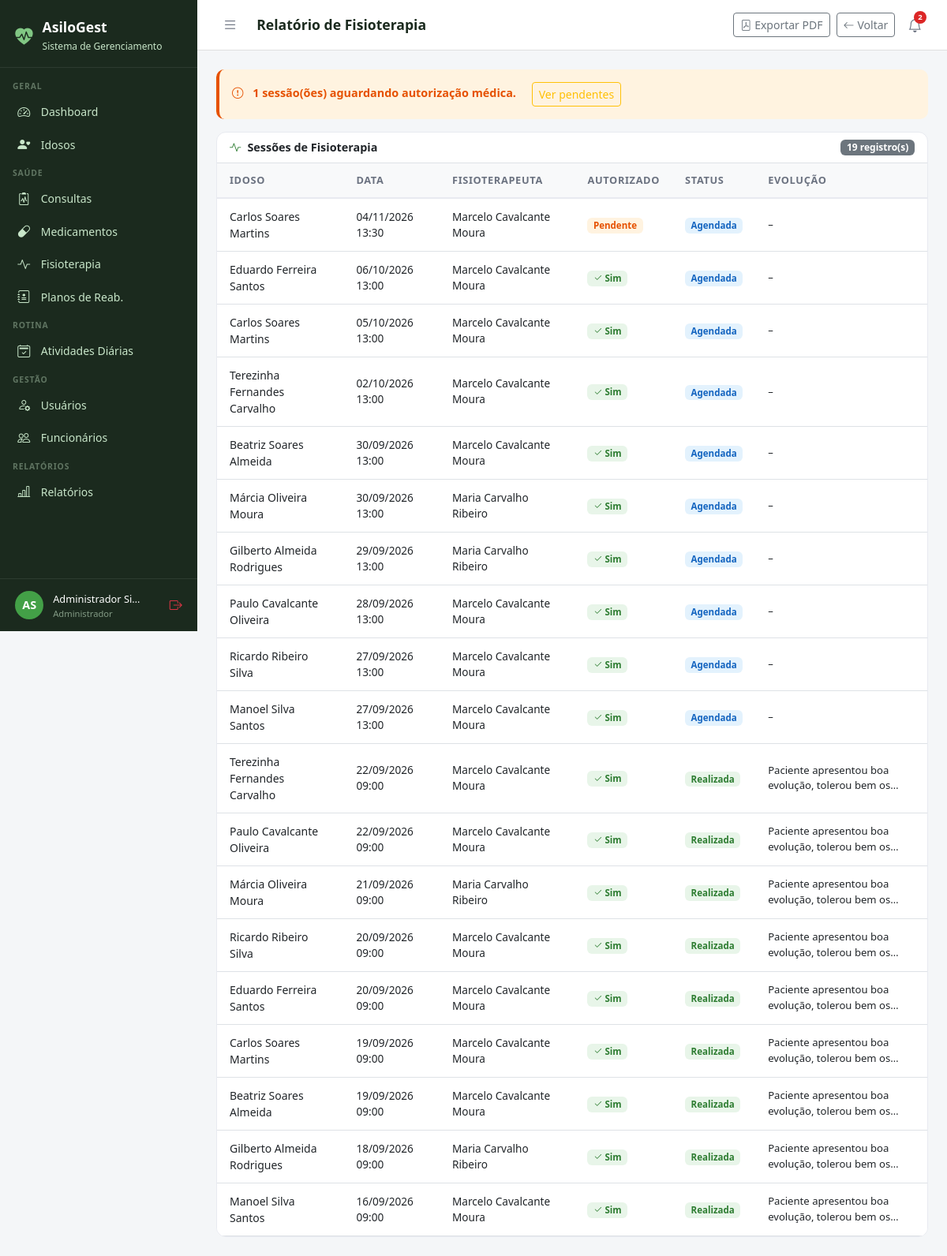
Page /relatorios/fisioterapia/ (signed in) on the committed database.
### core/models.py (models this page shows, shortened)
class Usuario(AbstractUser):
    PERFIL_CHOICES = [
        ('administrador', 'Administrador'),
        ('medico', 'Médico'),
        ('fisioterapeuta', 'Fisioterapeuta'),
        ('enfermeiro', 'Enfermeiro(a)'),
        ('recepcionista', 'Recepcionista'),
        ('familiar', 'Familiar do Idoso'),
    ]
    perfil = models.CharField(
        max_length=20, choices=PERFIL_CHOICES,
        default='recepcionista', verbose_name='Perfil de Acesso'
    )
    telefone = models.CharField(max_length=15, blank=True, verbose_name='Telefone')
    cpf = models.CharField(max_length=14, unique=True, null=True, blank=True, verbose_name='CPF')
    foto = models.ImageField(upload_to='usuarios/', blank=True, null=True, verbose_name='Foto')
    data_nascimento = models.DateField(null=True, blank=True, verbose_name='Data de Nascimento')
    especialidade = models.CharField(
        max_length=100, blank=True, verbose_name='Especialidade',
        help_text='Preencha para Médico ou Fisioterapeuta'
    )
    data_admissao = models.DateField(null=True, blank=True, verbose_name='Data de Admissão')
    primeiro_acesso = models.BooleanField(
        default=True, verbose_name='Primeiro Acesso',
        help_text='Usuário deve definir senha no primeiro login'
    )
    ativo = models.BooleanField(default=True, verbose_name='Ativo')
    criado_em = models.DateTimeField(auto_now_add=True)
    class Meta:
        verbose_name = 'Usuário'
        verbose_name_plural = 'Usuários'
        ordering = ['first_name', 'last_name']
    @property
    def is_administrador(self):
        return self.perfil == 'administrador' or self.is_superuser
    @property
    def is_fisioterapeuta(self):
        return self.perfil == 'fisioterapeuta'
    @property
    def is_familiar(self):
        return self.perfil == 'familiar'
    @property
    def pode_ver_saude(self):
        return (self.is_administrador or self.is_medico
                or self.is_fisioterapeuta or self.is_enfermeiro)
    @property
    def pode_cadastrar_usuarios(self):
        return self.is_administrador or self.is_recepcionista
    @property
    def pode_administrar(self):
        return self.is_administrador

### fisioterapia/models.py (models this page shows, shortened)
class SessaoFisioterapia(models.Model):
    STATUS_CHOICES = [
        ('agendada', 'Agendada'),
        ('realizada', 'Realizada'),
        ('cancelada', 'Cancelada'),
        ('falta', 'Falta do Idoso'),
    ]
    idoso = models.ForeignKey(
        Idoso, on_delete=models.CASCADE, related_name='sessoes_fisio')
    fisioterapeuta = models.ForeignKey(
        Usuario, on_delete=models.SET_NULL, null=True,
        related_name='sessoes_realizadas',
        limit_choices_to={'perfil': 'fisioterapeuta'})
    data_hora = models.DateTimeField(verbose_name='Data e Hora')
    duracao_minutos = models.IntegerField(default=45, verbose_name='Duração (min)')
    status = models.CharField(max_length=10, choices=STATUS_CHOICES, default='agendada')
    objetivo = models.CharField(max_length=200, blank=True, verbose_name='Objetivo da Sessão')
    procedimentos = models.TextField(blank=True, verbose_name='Procedimentos Realizados')
    evolucao = models.TextField(blank=True, verbose_name='Evolução do Paciente')
    observacoes = models.TextField(blank=True)
    autorizada = models.BooleanField(
        default=False, verbose_name='Autorizada pelo Médico',
        help_text='Sessão só pode ser executada após autorização médica.')
    autorizado_por = models.ForeignKey(
        Usuario, on_delete=models.SET_NULL, null=True, blank=True,
        related_name='sessoes_autorizadas',
        limit_choices_to={'perfil': 'medico'},
        verbose_name='Autorizado por')
    data_autorizacao = models.DateTimeField(
        null=True, blank=True, verbose_name='Data da Autorização')
    criado_em = models.DateTimeField(auto_now_add=True)
    class Meta:
        verbose_name = 'Sessão de Fisioterapia'
        verbose_name_plural = 'Sessões de Fisioterapia'
        ordering = ['-data_hora']

### idosos/models.py (models this page shows, shortened)
class Idoso(models.Model):
    SEXO_CHOICES = [('M', 'Masculino'), ('F', 'Feminino')]
    TIPO_SANGUINEO = [('A+','A+'),('A-','A-'),('B+','B+'),('B-','B-'),('AB+','AB+'),('AB-','AB-'),('O+','O+'),('O-','O-')]
    STATUS_CHOICES = [('ativo','Ativo'),('inativo','Inativo'),('internado','Internado'),('falecido','Falecido')]
    nome = models.CharField(max_length=150, verbose_name='Nome Completo')
    data_nascimento = models.DateField(verbose_name='Data de Nascimento')
    sexo = models.CharField(max_length=1, choices=SEXO_CHOICES)
    cpf = models.CharField(max_length=14, unique=True, null=True, blank=True)
    rg = models.CharField(max_length=20, blank=True)
    tipo_sanguineo = models.CharField(max_length=3, choices=TIPO_SANGUINEO, blank=True)
    foto = models.ImageField(upload_to='idosos/', blank=True, null=True)
    status = models.CharField(max_length=10, choices=STATUS_CHOICES, default='ativo')
    endereco = models.CharField(max_length=200, blank=True)
    cidade = models.CharField(max_length=100, blank=True)
    estado = models.CharField(max_length=2, blank=True)
    cep = models.CharField(max_length=9, blank=True)
    alergias = models.TextField(blank=True, verbose_name='Alergias')
    condicoes_medicas = models.TextField(blank=True, verbose_name='Condições Médicas')
    observacoes = models.TextField(blank=True, verbose_name='Observações Gerais')
    data_entrada = models.DateField(verbose_name='Data de Entrada')
    numero_quarto = models.CharField(max_length=10, blank=True, verbose_name='Quarto')
    criado_em = models.DateTimeField(auto_now_add=True)
    atualizado_em = models.DateTimeField(auto_now=True)
    class Meta:
        verbose_name = 'Idoso'
        verbose_name_plural = 'Idosos'
        ordering = ['nome']

### relatorios/views.py (the view)
# urls.py: path('fisioterapia/', views.fisioterapia_relatorio, name='fisioterapia'),
@login_required
@perfil_required('administrador', 'medico', 'fisioterapeuta')
def fisioterapia_relatorio(request):
    from fisioterapia.models import SessaoFisioterapia
    hoje = date.today()
    sessoes = SessaoFisioterapia.objects.select_related(
        'idoso', 'fisioterapeuta', 'autorizado_por'
    ).order_by('-data_hora')[:100]
    pendentes = SessaoFisioterapia.objects.filter(autorizada=False, status='agendada')
    ctx = {'sessoes': sessoes, 'pendentes': pendentes, 'hoje': hoje}
    if request.GET.get('pdf'):
        html = render_to_string('relatorios/pdf/fisioterapia.html', ctx)
        return _pdf_response(html, 'relatorio_fisioterapia.pdf')
    return render(request, 'relatorios/fisioterapia.html', ctx)

### templates/relatorios/fisioterapia.html (shortened to what this page needs)
{% extends 'base.html' %}
{% block page_title %}Relatório de Fisioterapia{% endblock %}
{% block topbar_actions %}
<a href="{% url 'relatorios:fisioterapia' %}?pdf=1" class="btn btn-sm btn-outline-secondary"><i class="bi bi-file-pdf me-1"></i>Exportar PDF</a>
<a href="{% url 'relatorios:lista' %}" class="btn btn-sm btn-outline-secondary"><i class="bi bi-arrow-left me-1"></i>Voltar</a>
{% endblock %}
{% block content %}
{% if pendentes %}
<div class="alert" style="background:#FFF3E0;border-left:4px solid #E65100;color:#E65100;">
  <i class="bi bi-exclamation-circle me-2"></i>
  <strong>{{ pendentes|length }} sessão(ões) aguardando autorização médica.</strong>
  <a href="{% url 'fisioterapia:lista' %}" class="btn btn-sm btn-outline-warning ms-3">Ver pendentes</a>
</div>
{% endif %}
<div class="table-card">
  <div class="d-flex align-items-center justify-content-between px-3 py-2 border-bottom">
    <span style="font-weight:600;font-size:.9rem;"><i class="bi bi-activity me-2" style="color:#2E7D32;"></i>Sessões de Fisioterapia</span>
    <span class="badge bg-secondary">{{ sessoes|length }} registro(s)</span>
  </div>
  <table class="table table-hover">
    <thead><tr><th>Idoso</th><th>Data</th><th>Fisioterapeuta</th><th>Autorizado</th><th>Status</th><th>Evolução</th></tr></thead>
    <tbody>
      {% for s in sessoes %}
      <tr>
        <td style="font-weight:500;font-size:.875rem;">{{ s.idoso.nome }}</td>
        <td style="font-size:.85rem;">{{ s.data_hora|date:"d/m/Y H:i" }}</td>
        <td style="font-size:.85rem;">{{ s.fisioterapeuta.get_full_name|default:"–" }}</td>
        <td>
          {% if s.autorizada %}
            <span class="badge" style="background:#E8F5E9;color:#2E7D32;font-size:.72rem;"><i class="bi bi-check2"></i> Sim</span>
          {% else %}
            <span class="badge" style="background:#FFF3E0;color:#E65100;font-size:.72rem;">Pendente</span>
          {% endif %}
        </td>
        <td><span class="badge" style="font-size:.72rem;{% if s.status == 'realizada' %}background:#E8F5E9;color:#2E7D32;{% elif s.status == 'agendada' %}background:#E3F2FD;color:#1565C0;{% else %}background:#FFEBEE;color:#C62828;{% endif %}">{{ s.get_status_display }}</span></td>
        <td style="font-size:.82rem;">{{ s.evolucao|truncatechars:50|default:"–" }}</td>
      </tr>
      {% empty %}
      <tr><td colspan="6" class="text-center text-muted py-4">Nenhuma sessão encontrada.</td></tr>
      {% endfor %}
    </tbody>
  </table>
</div>
{% endblock %}

### templates/base.html (shortened to what this page needs)
<!DOCTYPE html>
<html lang="pt-br">
<head>
  <link href="https://cdn.jsdelivr.net/npm/bootstrap@5.3.0/dist/css/bootstrap.min.css" rel="stylesheet">
  <link href="https://cdn.jsdelivr.net/npm/bootstrap-icons@1.11.0/font/bootstrap-icons.css" rel="stylesheet">
</head>
<body>
{% if user.is_authenticated %}
<div id="sidebar">
  <div class="sidebar-brand">
    <i class="bi bi-heart-pulse-fill" style="color:#81C784;font-size:1.4rem;"></i>
    <div>
      <h5 style="margin:0;">AsiloGest</h5>
      <small>Sistema de Gerenciamento</small>
    </div>
  </div>
  <nav class="sidebar-nav">
    <div class="nav-section">Geral</div>
    <a href="{% url 'dashboard' %}" class="sidebar-link {% if request.resolver_match.url_name == 'dashboard' %}active{% endif %}">
      <i class="bi bi-speedometer2"></i> Dashboard
    </a>
    <a href="{% url 'idosos:lista' %}" class="sidebar-link">
      <i class="bi bi-person-heart"></i>
      {% if user.is_familiar %}Meus Familiares{% else %}Idosos{% endif %}
    </a>
    {% if user.pode_ver_saude or user.is_familiar %}
    <div class="nav-section">Saúde</div>
    <a href="{% url 'consultas:lista' %}" class="sidebar-link">
      <i class="bi bi-clipboard2-pulse"></i> Consultas
    </a>
    <a href="{% url 'medicamentos:lista' %}" class="sidebar-link">
      <i class="bi bi-capsule"></i> Medicamentos
    </a>
    <a href="{% url 'fisioterapia:lista' %}" class="sidebar-link">
      <i class="bi bi-activity"></i> Fisioterapia
    </a>
    {% if user.pode_ver_saude and not user.is_familiar %}
    <a href="{% url 'fisioterapia:planos_lista' %}" class="sidebar-link">
      <i class="bi bi-journal-medical"></i> Planos de Reab.
    </a>
    {% endif %}
    {% endif %}
    <div class="nav-section">Rotina</div>
    <a href="{% url 'atividades:lista' %}" class="sidebar-link">
      <i class="bi bi-calendar2-check"></i> Atividades Diárias
    </a>
    {% if user.pode_cadastrar_usuarios %}
    <div class="nav-section">Gestão</div>
    <a href="{% url 'usuarios_lista' %}" class="sidebar-link">
      <i class="bi bi-person-gear"></i> Usuários
    </a>
    {% endif %}
    {% if user.pode_administrar %}
    <a href="{% url 'funcionarios:lista' %}" class="sidebar-link">
      <i class="bi bi-people"></i> Funcionários
    </a>
    {% endif %}
    {% if user.pode_ver_saude or user.pode_administrar %}
    <div class="nav-section">Relatórios</div>
    <a href="{% url 'relatorios:lista' %}" class="sidebar-link">
      <i class="bi bi-bar-chart-line"></i> Relatórios
    </a>
    {% endif %}
  </nav>
  <div class="sidebar-user">
    <div class="avatar">{{ user.first_name|first|upper }}{{ user.last_name|first|upper }}</div>
    <div class="info" style="min-width:0;flex:1;">
      <span>{{ user.get_full_name|truncatechars:18 }}</span>
      <small>{{ user.get_perfil_display }}</small>
    </div>
    <a href="{% url 'logout' %}" class="text-danger" title="Sair" style="flex-shrink:0;">
      <i class="bi bi-box-arrow-right"></i>
    </a>
  </div>
</div>
<div id="main">
  <div class="topbar">
    <div class="topbar-left">
      <button class="btn-toggle-sidebar" onclick="toggleSidebar()" title="Menu">
        <i class="bi bi-list"></i>
      </button>
      <h4>{% block page_title %}{% endblock %}</h4>
    </div>
    <div class="d-flex align-items-center gap-2">
      {% block topbar_actions %}{% endblock %}
      <div style="position:relative;">
        <button class="notif-btn" id="notifBtn" onclick="toggleNotif()" title="Notificações">
          <i class="bi bi-bell"></i>
          {% if notif_count %}
          <span class="notif-badge">{{ notif_count }}</span>
          {% endif %}
        </button>
      </div>
    </div>
  </div>
  <div class="content">
    {% block content %}{% endblock %}
  </div>
</div>
{% else %}
{% block full_content %}{% endblock %}
{% endif %}
</body>
</html>

### templates/base.html (style rules this page uses)
:root { --sidebar-width: 250px; --primary: #2E7D32; --primary-light: #43A047; --accent: #1565C0; --bg-sidebar: #1B2A1E; --bg-sidebar-hover: #2E4A33; --text-sidebar: #C8E6C9; --transition: 0.3s ease; }
body { background: #F4F6F8; font-family: 'Segoe UI', sans-serif; }
#sidebar { position: fixed; top: 0; left: 0; width: var(--sidebar-width); height: 100vh; background: var(--bg-sidebar); z-index: 1000; display: flex; flex-direction: column; overflow-y: auto; transition: transform var(--transition); }
.sidebar-brand { padding: 1.5rem 1.2rem 1rem; border-bottom: 1px solid rgba(255,255,255,0.08); display: flex; align-items: center; gap: .75rem; }
.sidebar-brand h5 { color: #fff; font-weight: 700; margin: 0; font-size: 1.1rem; }
.sidebar-brand small { color: var(--text-sidebar); font-size: .75rem; }
.sidebar-nav { padding: .5rem 0; flex: 1; }
.nav-section { padding: .5rem 1rem .2rem; color: rgba(200,230,201,.4); font-size: .65rem; font-weight: 700; letter-spacing: .08em; text-transform: uppercase; }
.sidebar-link { display: flex; align-items: center; gap: .65rem; padding: .55rem 1.2rem; color: var(--text-sidebar); text-decoration: none; font-size: .875rem; transition: all .2s; border-left: 3px solid transparent; }
.sidebar-link i { font-size: 1rem; width: 1.2rem; }
.sidebar-user { padding: .8rem 1.2rem; border-top: 1px solid rgba(255,255,255,0.08); display: flex; align-items: center; gap: .75rem; }
.sidebar-user .avatar { width: 36px; height: 36px; background: var(--primary-light); border-radius: 50%; display: flex; align-items: center; justify-content: center; color: #fff; font-weight: 700; font-size: .9rem; flex-shrink: 0; }
.sidebar-user .info small { color: rgba(200,230,201,.6); font-size: .7rem; display: block; }
.sidebar-user .info span { color: #fff; font-size: .8rem; }
#main { margin-left: var(--sidebar-width); min-height: 100vh; display: flex; flex-direction: column; transition: margin-left var(--transition); }
.topbar { background: #fff; border-bottom: 1px solid #E0E0E0; padding: .75rem 1.5rem; display: flex; align-items: center; justify-content: space-between; position: sticky; top: 0; z-index: 999; }
.topbar-left { display: flex; align-items: center; gap: 1rem; }
.topbar h4 { margin: 0; font-size: 1.1rem; font-weight: 600; color: #1B2A1E; }
.btn-toggle-sidebar { background: none; border: none; padding: .4rem .5rem; color: #6B7280; cursor: pointer; border-radius: 6px; font-size: 1.2rem; line-height: 1; transition: background .2s, color .2s; }
.notif-btn { position: relative; background: none; border: none; padding: .4rem .5rem; color: #6B7280; cursor: pointer; border-radius: 6px; font-size: 1.1rem; transition: background .2s, color .2s; }
.notif-badge { position: absolute; top: 2px; right: 2px; background: #DC2626; color: #fff; font-size: .6rem; font-weight: 700; min-width: 16px; height: 16px; border-radius: 8px; padding: 0 4px; display: flex; align-items: center; justify-content: center; }
.content { padding: 1.5rem; flex: 1; }
.table-card { background: #fff; border-radius: 12px; border: 1px solid #E8EAF0; overflow: hidden; }
.table-card .table { margin: 0; }
.table thead th { background: #F8F9FA; border-bottom: 2px solid #E8EAF0; font-size: .8rem; font-weight: 600; color: #6B7280; text-transform: uppercase; letter-spacing: .05em; padding: .75rem 1rem; }
.table td { padding: .75rem 1rem; vertical-align: middle; font-size: .9rem; }
.alert { border-radius: 10px; border: none; font-size: .9rem; }

### rows in the picture
Usuario: first_name|first "A", last_name|first "S", get_full_name "Administrador Si…", perfil "Administrador"
SessaoFisioterapia: idoso.nome "Carlos Soares Martins", data_hora "04/11/2026 13:30", fisioterapeuta.get_full_name "Marcelo Cavalcante Moura", autorizada "Pendente", status "Agendada", evolucao "–"
SessaoFisioterapia: idoso.nome "Eduardo Ferreira Santos", data_hora "06/10/2026 13:00", fisioterapeuta.get_full_name "Marcelo Cavalcante Moura", autorizada True (drawn), status "Agendada", evolucao "–"
SessaoFisioterapia: idoso.nome "Carlos Soares Martins", data_hora "05/10/2026 13:00", fisioterapeuta.get_full_name "Marcelo Cavalcante Moura", autorizada True (drawn), status "Agendada", evolucao "–"
SessaoFisioterapia: idoso.nome "Terezinha Fernandes Carvalho", data_hora "02/10/2026 13:00", fisioterapeuta.get_full_name "Marcelo Cavalcante Moura", autorizada True (drawn), status "Agendada", evolucao "–"
SessaoFisioterapia: idoso.nome "Beatriz Soares Almeida", data_hora "30/09/2026 13:00", fisioterapeuta.get_full_name "Marcelo Cavalcante Moura", autorizada True (drawn), status "Agendada", evolucao "–"
SessaoFisioterapia: idoso.nome "Márcia Oliveira Moura", data_hora "30/09/2026 13:00", fisioterapeuta.get_full_name "Maria Carvalho Ribeiro", autorizada True (drawn), status "Agendada", evolucao "–"
SessaoFisioterapia: idoso.nome "Gilberto Almeida Rodrigues", data_hora "29/09/2026 13:00", fisioterapeuta.get_full_name "Maria Carvalho Ribeiro", autorizada True (drawn), status "Agendada", evolucao "–"
SessaoFisioterapia: idoso.nome "Paulo Cavalcante Oliveira", data_hora "28/09/2026 13:00", fisioterapeuta.get_full_name "Marcelo Cavalcante Moura", autorizada True (drawn), status "Agendada", evolucao "–"
SessaoFisioterapia: idoso.nome "Ricardo Ribeiro Silva", data_hora "27/09/2026 13:00", fisioterapeuta.get_full_name "Marcelo Cavalcante Moura", autorizada True (drawn), status "Agendada", evolucao "–"
SessaoFisioterapia: idoso.nome "Manoel Silva Santos", data_hora "27/09/2026 13:00", fisioterapeuta.get_full_name "Marcelo Cavalcante Moura", autorizada True (drawn), status "Agendada", evolucao "–"
SessaoFisioterapia: idoso.nome "Terezinha Fernandes Carvalho", data_hora "22/09/2026 09:00", fisioterapeuta.get_full_name "Marcelo Cavalcante Moura", autorizada True (drawn), status "Realizada", evolucao "Paciente apresentou boa evolução, tolerou bem os…"
SessaoFisioterapia: idoso.nome "Paulo Cavalcante Oliveira", data_hora "22/09/2026 09:00", fisioterapeuta.get_full_name "Marcelo Cavalcante Moura", autorizada True (drawn), status "Realizada", evolucao "Paciente apresentou boa evolução, tolerou bem os…"
SessaoFisioterapia: idoso.nome "Márcia Oliveira Moura", data_hora "21/09/2026 09:00", fisioterapeuta.get_full_name "Maria Carvalho Ribeiro", autorizada True (drawn), status "Realizada", evolucao "Paciente apresentou boa evolução, tolerou bem os…"
SessaoFisioterapia: idoso.nome "Ricardo Ribeiro Silva", data_hora "20/09/2026 09:00", fisioterapeuta.get_full_name "Marcelo Cavalcante Moura", autorizada True (drawn), status "Realizada", evolucao "Paciente apresentou boa evolução, tolerou bem os…"
SessaoFisioterapia: idoso.nome "Eduardo Ferreira Santos", data_hora "20/09/2026 09:00", fisioterapeuta.get_full_name "Marcelo Cavalcante Moura", autorizada True (drawn), status "Realizada", evolucao "Paciente apresentou boa evolução, tolerou bem os…"
SessaoFisioterapia: idoso.nome "Carlos Soares Martins", data_hora "19/09/2026 09:00", fisioterapeuta.get_full_name "Marcelo Cavalcante Moura", autorizada True (drawn), status "Realizada", evolucao "Paciente apresentou boa evolução, tolerou bem os…"
SessaoFisioterapia: idoso.nome "Beatriz Soares Almeida", data_hora "19/09/2026 09:00", fisioterapeuta.get_full_name "Marcelo Cavalcante Moura", autorizada True (drawn), status "Realizada", evolucao "Paciente apresentou boa evolução, tolerou bem os…"
SessaoFisioterapia: idoso.nome "Gilberto Almeida Rodrigues", data_hora "18/09/2026 09:00", fisioterapeuta.get_full_name "Maria Carvalho Ribeiro", autorizada True (drawn), status "Realizada", evolucao "Paciente apresentou boa evolução, tolerou bem os…"
SessaoFisioterapia: idoso.nome "Manoel Silva Santos", data_hora "16/09/2026 09:00", fisioterapeuta.get_full_name "Marcelo Cavalcante Moura", autorizada True (drawn), status "Realizada", evolucao "Paciente apresentou boa evolução, tolerou bem os…"

### other values in the picture
{{ notif_count }} "2"
{{ pendentes|length }} "1"
{{ sessoes|length }} "19"
